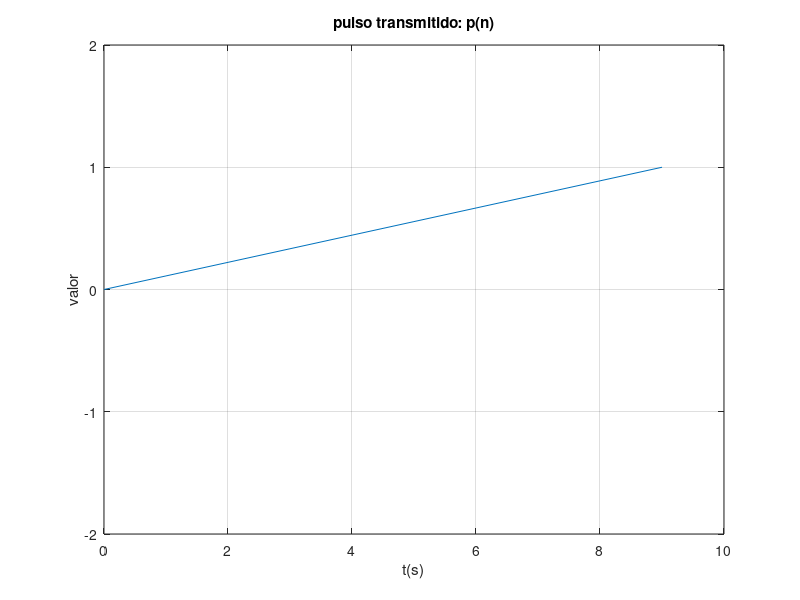
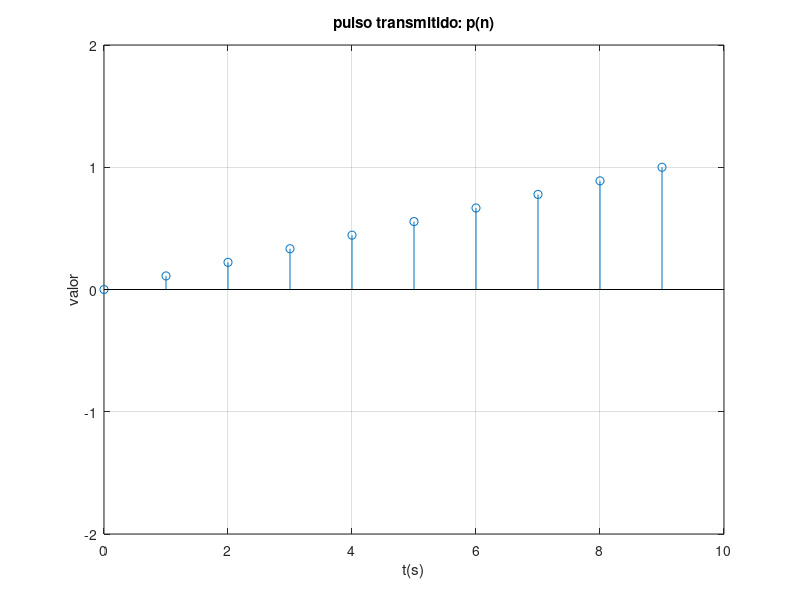
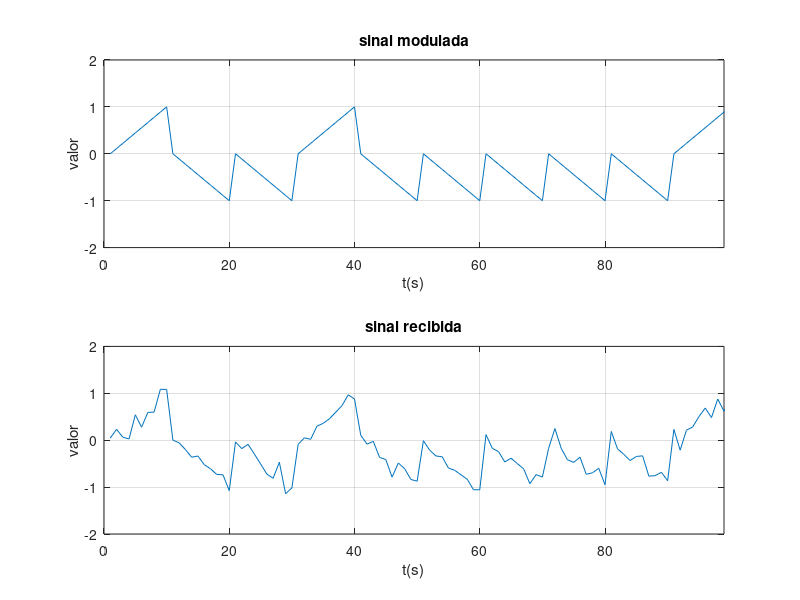

MATLAB code to generate these figures, in order:
%% TRANSMISIÓN BANDA BASE

clear all;
close all;

% parámetros
N=10;     % periodo do símbolo
L=10;     % bits a mandar
EbNodB=20;  % calidade (enerxia bit / ruido (dB)
tipo = 'serra';
% rectangular
% cadrada
% manchester
% serra

% creación do pulso
n=0:N-1;
pulso = zeros (1, N);
if strcmp (tipo, 'rectangular')
    pulso (:) = 1;
elseif strcmp (tipo, 'cadrada')
    pulso (1 : N/2) = 1;
    pulso (N/2 + 1 : end) = 0;
elseif strcmp (tipo, 'manchester')
    pulso (1 :N/2) = 1;
    pulso (N/2 + 1 : end) = -1;
elseif strcmp (tipo, 'serra')
    pulso = linspace (0, 1, N);
end;

% cálculo da enerxía
Ep = sum(pulso.^2);
Eb = Ep;

% ruido
EbNo=10^(EbNodB/10);
ruido=sqrt((Eb/EbNo)/2)*randn(1,N*L);

% modulación
bits = rand(1, L) < 0.5;
% lazo que faga a seguinte asociación:
%   A > 0 -> bit = 0
%   A < 0 -> bit = 1
sinal_modular=[];
for i=1 : L
  A = 1-2*bits(i);
  sinal_modular = [sinal_modular, pulso*A];
end
sinal_recibida = sinal_modular + ruido;

% filtro adaptado
pulso_invertido = pulso(N:-1:1);
ind = 1;
for k = 1:N:L*N-1
  sinal_conv = conv(sinal_recibida(k:k+N-1),pulso_invertido);
  sinal_muest = sinal_conv(N);
  bits_rec(ind) = sinal_muest <= 0;
  ind = ind + 1;
end;

% probabilidade de erro
pe_real = mean(bits_rec ~= bits);
pe_teo = erfc(sqrt(EbNo))/2;

% representación gráfica
figure(1)
plot(n,pulso);
axis([0 N -2 2])
xlabel('t(s)')
ylabel('valor')
title('pulso transmitido: p(n)');
grid;

figure(2)
stem(n,pulso);
axis([0 N -2 2])
xlabel('t(s)')
ylabel('valor')
title('pulso transmitido: p(n)');
grid;

figure(3)
subplot(211)
plot(sinal_modular);
axis([0 N*L-1 -2 2])
xlabel('t(s)')
ylabel('valor')
title('sinal modulada');
grid;
subplot(212)
plot(sinal_recibida);
axis([0 N*L-1 -2 2])
xlabel('t(s)')
ylabel('valor')
title('sinal recibida');
grid;

waitfor(gcf)
